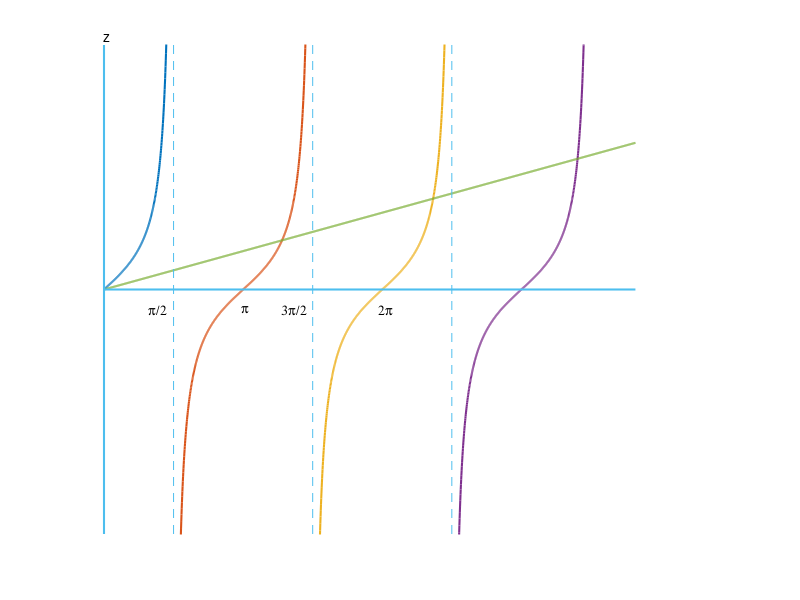

Here is the MATLAB script that generated this plot: (Note: this script raises an error after producing the figure.)
x=(0:1/200:1.57);
y=tan(x);
plot(x,y,'linewidth',1.5)
axis([0 14 -6 6])
axis off
hold on

x=(1.58:1/200:4.71);
y=tan(x);
plot(x,y,'linewidth',1.5)

x=(4.72:1/200:7.85);
y=tan(x);
plot(x,y,'linewidth',1.5)

x=(7.86:1/200:10.99);
y=tan(x);
plot(x,y,'linewidth',1.5)

x=(0:1/200:12);
y=0.3*x;
plot(x,y,'linewidth',1.5)

q=[0 0];
r=[-6 6];
line(q,r,'linewidth',1.5)

q=[1.5708 1.5708];
r=[-6 6];
line(q,r,'linestyle','--')

q=[4.7124 4.7124];
r=[-6 6];
line(q,r,'linestyle','--')

q=[7.854 7.854];
r=[-6 6];
line(q,r,'linestyle','--')

q=[0 12];
r=[0 0];
line(q,r,'linewidth',1.5)

text(0,6.2,'z')

text(1,-0.5,'p/2','fontname','symbol','fontweight','bold')
text(3.1,-0.5,'p','fontname','symbol','fontweight','bold')
text(4,-0.5,'3p/2','fontname','symbol','fontweight','bold')
text(6.2,-0.5,'2p','fontname','symbol','fontweight','bold')

rdot=sprintf('%c',183)
text(3.9,1.25,rdot,'fontname','symbol','fontweight','bold','fontsize',15)
text(7.3,2.2,rdot,'fontname','symbol','fontweight','bold','fontsize',15)
text(10.6,3.2,rdot,'fontname','symbol','fontweight','bold','fontsize',15)


rsq=sprintf('%c',214,'l');
text(12.2,0,rsq,'fontname','symbol','fontweight','bold')
text(12.8,0,'L')
text(12.43,0.4,'_')




text(3,1.7,rsq,'fontname','symbol','fontweight','bold')
text(3.6,1.7,'L')
text(3.23,2.1,'_')
text(3.44,1.5,'2','fontsize',6,'fontweight','bold')


text(6,2.7,rsq,'fontname','symbol','fontweight','bold')
text(6.6,2.7,'L')
text(6.23,3.1,'_')
text(6.44,2.5,'3','fontsize',6,'fontweight','bold')


text(9.5,3.7,rsq,'fontname','symbol','fontweight','bold')
text(10.1,3.7,'L')
text(9.73,4.1,'_')
text(9.94,3.5,'4','fontsize',6,'fontweight','bold')

hold off
